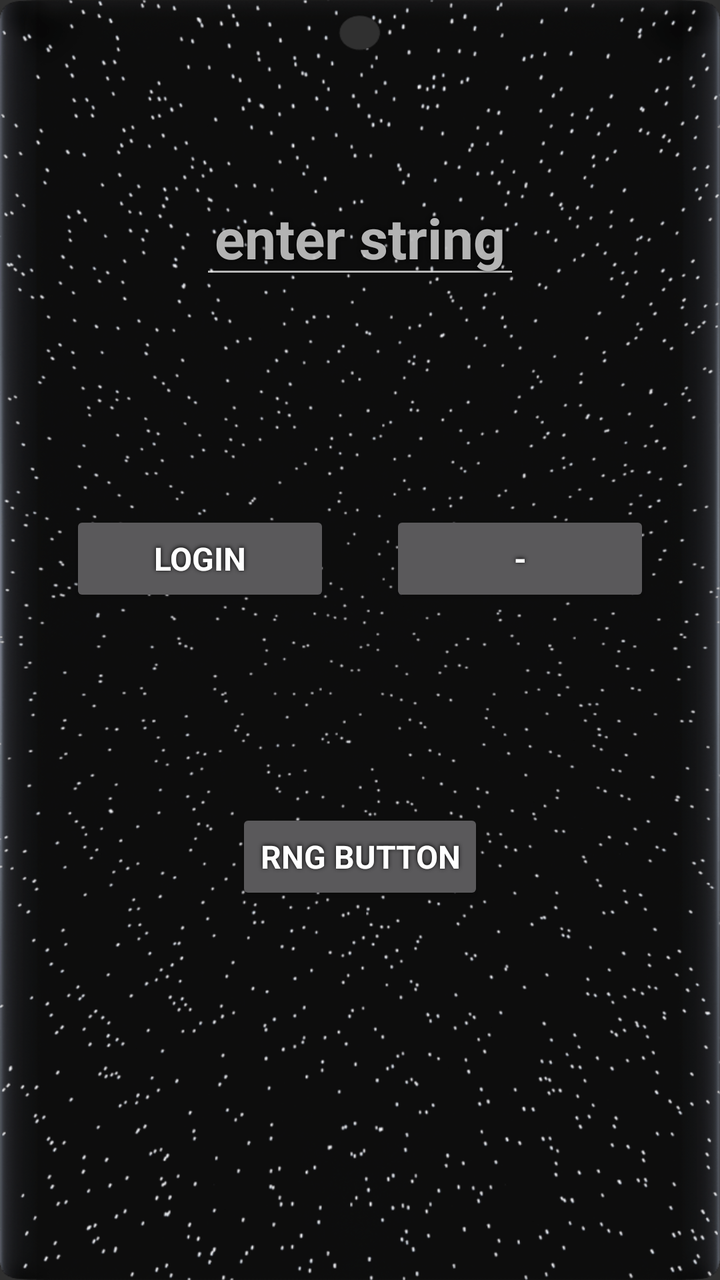
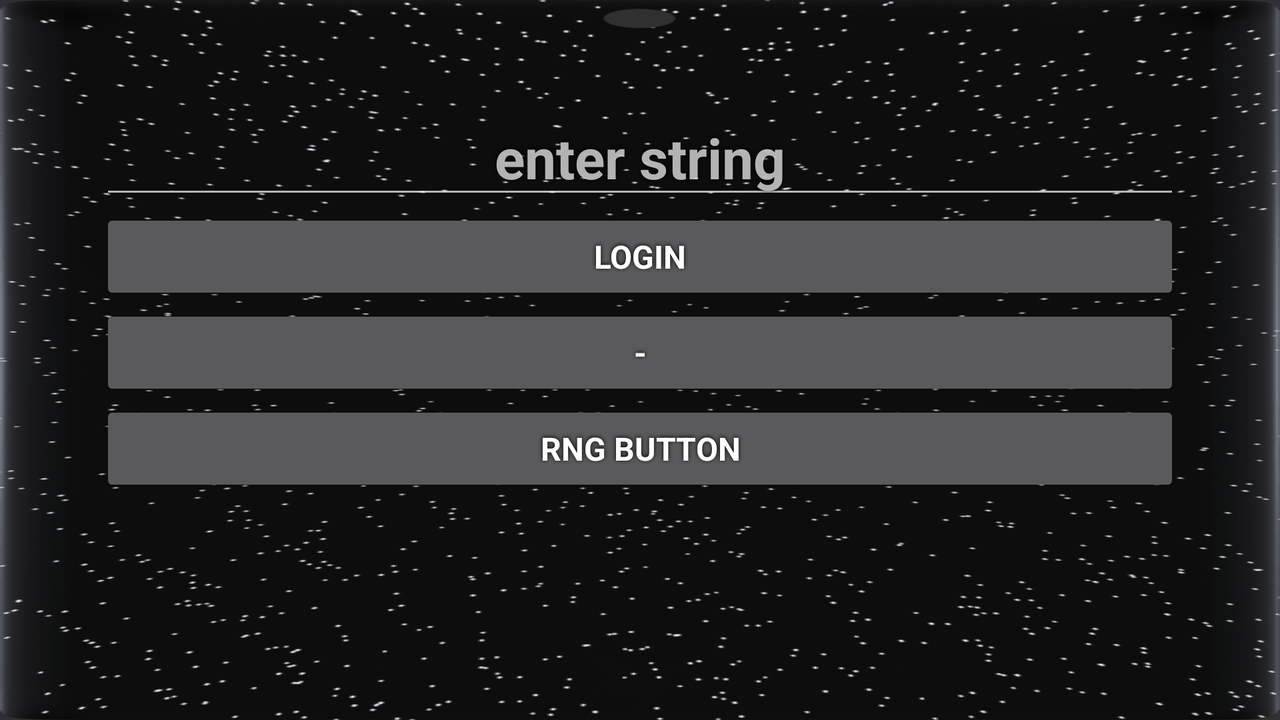

An Android layout and its configuration variant, each rendered on a device that would load it. The default file and the variant file are quoted in full after the pictures.
<!-- AndroidManifest.xml: application theme Theme.AppCompat.NoActionBar -->
<!-- res/layout/activity_main.xml -->
<?xml version="1.0" encoding="utf-8"?>
<LinearLayout xmlns:android="http://schemas.android.com/apk/res/android"
    xmlns:tools="http://schemas.android.com/tools"
    android:layout_width="match_parent"
    android:layout_height="match_parent"
    android:background="@drawable/sky"
    android:orientation="vertical"
    tools:context=".MainActivity">

    <EditText
        android:id="@+id/string_text"
        style="@style/Button"
        android:layout_width="match_parent"
        android:layout_height="wrap_content"
        android:layout_gravity="center_horizontal"
        android:layout_marginHorizontal="100dp"
        android:layout_marginTop="90dp"
        android:layout_marginBottom="35dp"
        android:hint="@string/enter_string"
        android:inputType="text"
        android:textSize="28sp" />

    <LinearLayout
        android:layout_width="match_parent"
        android:layout_height="200dp"
        android:layout_marginHorizontal="35dp"
        android:orientation="horizontal">

        <Button
            android:id="@+id/button1"
            style="@style/Button"
            android:layout_width="0dp"
            android:layout_height="wrap_content"
            android:layout_gravity="center_vertical"
            android:layout_marginRight="30dp"
            android:layout_weight="1"
            android:text="@string/login" />

        <Button
            android:id="@+id/button2"
            style="@style/Button"
            android:layout_width="0dp"
            android:layout_height="wrap_content"
            android:layout_gravity="center_vertical"
            android:layout_weight="1"
            android:text="@string/language" />

    </LinearLayout>

    <Button
        android:id="@+id/rgb_button"
        style="@style/Button"
        android:layout_width="wrap_content"
        android:layout_height="wrap_content"
        android:layout_gravity="center_horizontal"
        android:layout_marginTop="25dp"
        android:text="@string/rng_button" />

</LinearLayout>
<!-- resources referenced by this layout -->
<resources>
  <!-- drawable sky: png bitmap (drawable, 140260 bytes) -->
  <string name="enter_string">enter string</string>
  <string name="language">-</string>
  <string name="login">Login</string>
  <string name="rng_button">RNG button</string>
  <style name="Button" parent="TextAppearance.AppCompat">
          <item name="android:gravity">center_vertical|center_horizontal</item>
          <item name="android:textColor">#FFFFFFFF</item>
          <item name="android:shadowColor">#FF000000</item>
          <item name="android:shadowDx">0</item>
          <item name="android:shadowDy">-1</item>
          <item name="android:shadowRadius">4.5</item>
          <item name="android:textSize">16dip</item>
          <item name="android:textStyle">bold</item>
          <item name="android:focusable">true</item>
          <item name="android:clickable">true</item>
      </style>
</resources>
<!-- res/layout-land/activity_main.xml (the repository's variant of the layout above) -->
<!-- drawn on the phone turned sideways -->
<?xml version="1.0" encoding="utf-8"?>
<LinearLayout xmlns:android="http://schemas.android.com/apk/res/android"
    xmlns:tools="http://schemas.android.com/tools"
    android:layout_width="match_parent"
    android:layout_height="match_parent"
    android:background="@drawable/sky"
    android:orientation="vertical"
    android:padding="50dp"
    tools:context=".MainActivity">

    <EditText
        android:id="@+id/string_text"
        style="@style/Button"
        android:layout_width="match_parent"
        android:layout_height="wrap_content"
        android:hint="@string/enter_string"
        android:inputType="text"
        android:textSize="28sp" />


    <Button
        android:id="@+id/button1"
        style="@style/Button"
        android:layout_width="match_parent"
        android:layout_height="wrap_content"
        android:text="@string/login" />


    <Button
        android:id="@+id/button2"
        style="@style/Button"
        android:layout_width="match_parent"
        android:layout_height="wrap_content"
        android:text="@string/language" />

    <Button
        android:id="@+id/rgb_button"
        style="@style/Button"
        android:layout_width="match_parent"
        android:layout_height="wrap_content"
        android:text="@string/rng_button" />

</LinearLayout>
